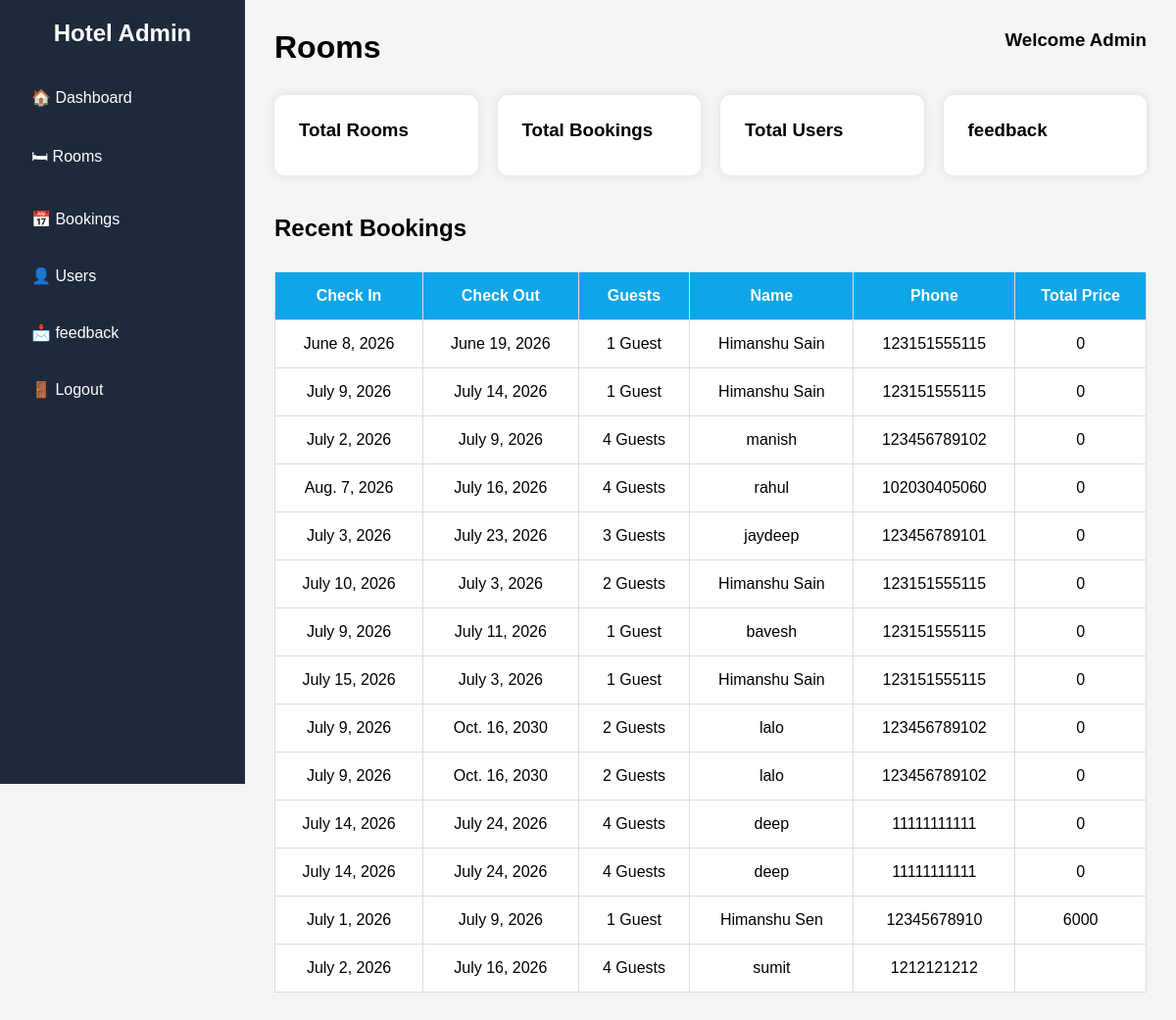
The page /roomdata/ on the database its author committed.
### app1/models.py (models this page shows)
class Booking(models.Model):
    room=models,models.ForeignKey(rooms, on_delete=models.CASCADE,null=True)
    name = models.CharField(max_length=30)
    email = models.EmailField()
    phone = models.CharField(max_length=12)
    room_no = models.IntegerField(null=True)
    check_in = models.DateField()
    check_out = models.DateField()
    room_price=models.ImageField()
    GUEST_CHOICES = [
        ("1 Guest", "1 Guest"),
        ("2 Guests", "2 Guests"),
        ("3 Guests", "3 Guests"),
        ("4 Guests", "4 Guests"),
    ]
    guests = models.CharField(max_length=20, choices=GUEST_CHOICES)
    ROOM_CHOICES = [
        ("Single Room", "Single Room"),
        ("Double Room", "Double Room"),
        ("Deluxe Room", "Deluxe Room"),
        ("Suite Room", "Suite Room"),
    ]
    room_type = models.CharField(max_length=50, choices=ROOM_CHOICES)
    message = models.TextField(blank=True, null=True)
    booking_date = models.DateTimeField(auto_now_add=True)

### app1/views.py (the view)
# urls.py: path("roomdata/",views.roomdata,name="roomdata"),
def roomdata(request):
    bookings = Booking.objects.all()
    return render(request,"admin/roomdata.html",{"bookings":bookings})

### app1/templates/admin/roomdata.html (shortened to what this page needs)
<!DOCTYPE html>
<html>
<head>
</head>
<body>
<div class="sidebar">
<h2>Hotel Admin</h2>
<ul>
<li><a href="{%url 'admindata'%}">🏠 Dashboard</a></li>
<li><a href="{% url 'roomdata'%}">🛏 Rooms</a></li>
<li><a href="{% url 'booking'%}">📅 Bookings</a></li>
<li><a href="{%url 'user'%}">👤 Users</a></li>
<li><a href="{% url 'feedback'%}">📩 feedback</a></li>
<li><a href="{% url 'logoutdata'%}">🚪 Logout</a></li>
</ul>
</div>
<div class="main">
<div class="header">
<h1>Rooms</h1>
<h3>Welcome Admin</h3>
</div>
<div class="cards">
<div class="card">
<h3>Total Rooms</h3>
</div>
<div class="card">
<h3>Total Bookings</h3>
</div>
<div class="card">
<h3>Total Users</h3>
</div>
<div class="card">
<h3>feedback</h3>
</div>
</div>
<h2 style="margin-top:40px;">Recent Bookings</h2>
<table>
<tr>
<th>Check In</th>
<th>Check Out</th>
<th>Guests</th>
<th>Name</th>
<th>Phone</th>
<th>Total Price</th>
</tr>
{% for booking in bookings %}
<tr>
<td>{{ booking.check_in}}</td>
<td>{{ booking.check_out}}</td>
<td>{{ booking.guests}}</td>
<td>{{ booking.name}}</td>
<td>{{ booking.phone}}</td>
<td>{{ booking.room_price}}</td>
</tr>
{% endfor %}
</table>
</div>
</body>
</html>

### app1/templates/admin/roomdata.html (style rules this page uses)
* { margin:0; padding:0; box-sizing:border-box; font-family:Arial; }
body { display:flex; background:#f5f5f5; }
.sidebar { width:250px; height:100vh; background:#1e293b; color:white; padding:20px; position:fixed; }
.sidebar h2 { text-align:center; margin-bottom:30px; }
.sidebar ul { list-style:none; }
.sidebar ul li { margin:15px 0; }
.sidebar ul li a { text-decoration:none; color:white; display:block; padding:12px; border-radius:6px; }
.main { margin-left:250px; width:100%; padding:30px; }
.header { display:flex; justify-content:space-between; margin-bottom:30px; }
.cards { display:grid; grid-template-columns:repeat(4,1fr); gap:20px; }
.card { background:white; padding:25px; border-radius:10px; box-shadow:0 0 10px rgba(0,0,0,.1); }
.card h3 { margin-bottom:10px; }
table { width:100%; margin-top:30px; background:white; border-collapse:collapse; }
table th,table td { padding:15px; border:1px solid #ddd; text-align:center; }
table th { background:#0ea5e9; color:white; }

### rows shown on the page
Booking: check_in "June 8, 2026", check_out "June 19, 2026", guests "1 Guest", name "Himanshu Sain", phone "123151555115", room_price "0"
Booking: check_in "July 9, 2026", check_out "July 14, 2026", guests "1 Guest", name "Himanshu Sain", phone "123151555115", room_price "0"
Booking: check_in "July 2, 2026", check_out "July 9, 2026", guests "4 Guests", name "manish", phone "123456789102", room_price "0"
Booking: check_in "Aug. 7, 2026", check_out "July 16, 2026", guests "4 Guests", name "rahul", phone "102030405060", room_price "0"
Booking: check_in "July 3, 2026", check_out "July 23, 2026", guests "3 Guests", name "jaydeep", phone "123456789101", room_price "0"
Booking: check_in "July 10, 2026", check_out "July 3, 2026", guests "2 Guests", name "Himanshu Sain", phone "123151555115", room_price "0"
Booking: check_in "July 9, 2026", check_out "July 11, 2026", guests "1 Guest", name "bavesh", phone "123151555115", room_price "0"
Booking: check_in "July 15, 2026", check_out "July 3, 2026", guests "1 Guest", name "Himanshu Sain", phone "123151555115", room_price "0"
Booking: check_in "July 9, 2026", check_out "Oct. 16, 2030", guests "2 Guests", name "lalo", phone "123456789102", room_price "0"
Booking: check_in "July 9, 2026", check_out "Oct. 16, 2030", guests "2 Guests", name "lalo", phone "123456789102", room_price "0"
Booking: check_in "July 14, 2026", check_out "July 24, 2026", guests "4 Guests", name "deep", phone "11111111111", room_price "0"
Booking: check_in "July 14, 2026", check_out "July 24, 2026", guests "4 Guests", name "deep", phone "11111111111", room_price "0"
Booking: check_in "July 1, 2026", check_out "July 9, 2026", guests "1 Guest", name "Himanshu Sen", phone "12345678910", room_price "6000"
Booking: check_in "July 2, 2026", check_out "July 16, 2026", guests "4 Guests", name "sumit", phone "1212121212"
